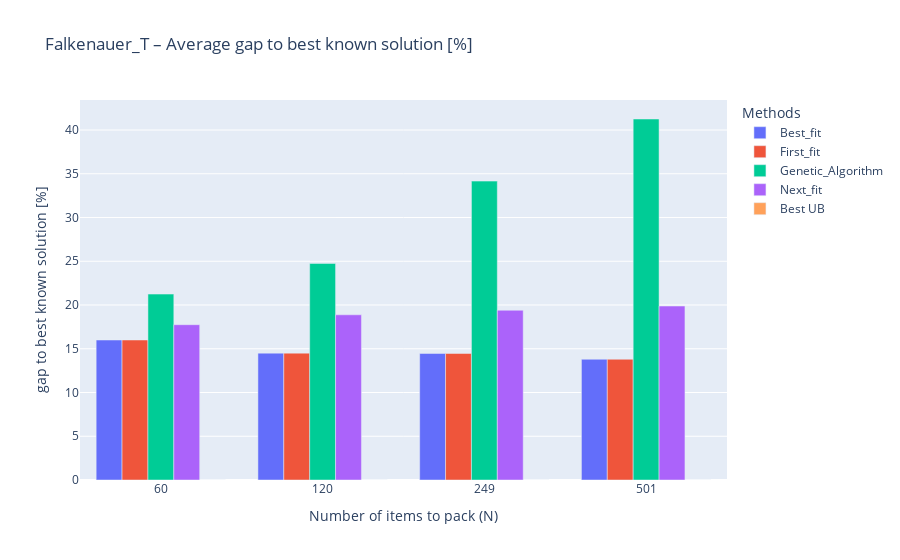

Notebook code cell kept with this figure:
### Code cell
plot_category_metric_by_n('Falkenauer_T', 'GAP')

### Figure 1 — Plotly figure (JSON) as saved in the notebook; plotly's stock layout.template omitted (floating-point values rounded to 4 significant figures)
{"data": [{"alignmentgroup": "True", "hovertemplate": "METHOD_NAME=Best_fit<br>N=%{x}<br>GAP=%{y}<extra></extra>", "legendgroup": "Best_fit", "marker": {"color": "#636efa", "pattern": {"shape": ""}}, "name": "Best_fit", "offsetgroup": "Best_fit", "orientation": "v", "showlegend": true, "textposition": "auto", "type": "bar", "x": ["60", "120", "249", "501"], "xaxis": "x", "y": [16, 14.5, 14.46, 13.8], "yaxis": "y"}, {"alignmentgroup": "True", "hovertemplate": "METHOD_NAME=First_fit<br>N=%{x}<br>GAP=%{y}<extra></extra>", "legendgroup": "First_fit", "marker": {"color": "#EF553B", "pattern": {"shape": ""}}, "name": "First_fit", "offsetgroup": "First_fit", "orientation": "v", "showlegend": true, "textposition": "auto", "type": "bar", "x": ["60", "120", "249", "501"], "xaxis": "x", "y": [16, 14.5, 14.46, 13.8], "yaxis": "y"}, {"alignmentgroup": "True", "hovertemplate": "METHOD_NAME=Genetic_Algorithm<br>N=%{x}<br>GAP=%{y}<extra></extra>", "legendgroup": "Genetic_Algorithm", "marker": {"color": "#00cc96", "pattern": {"shape": ""}}, "name": "Genetic_Algorithm", "offsetgroup": "Genetic_Algorithm", "orientation": "v", "showlegend": true, "textposition": "auto", "type": "bar", "x": ["60", "120", "249", "501"], "xaxis": "x", "y": [21.25, 24.75, 34.16, 41.26], "yaxis": "y"}, {"alignmentgroup": "True", "hovertemplate": "METHOD_NAME=Next_fit<br>N=%{x}<br>GAP=%{y}<extra></extra>", "legendgroup": "Next_fit", "marker": {"color": "#ab63fa", "pattern": {"shape": ""}}, "name": "Next_fit", "offsetgroup": "Next_fit", "orientation": "v", "showlegend": true, "textposition": "auto", "type": "bar", "x": ["60", "120", "249", "501"], "xaxis": "x", "y": [17.75, 18.88, 19.4, 19.88], "yaxis": "y"}, {"alignmentgroup": "True", "hovertemplate": "METHOD_NAME=Best UB<br>N=%{x}<br>GAP=%{y}<extra></extra>", "legendgroup": "Best UB", "marker": {"color": "#FFA15A", "pattern": {"shape": ""}}, "name": "Best UB", "offsetgroup": "Best UB", "orientation": "v", "showlegend": true, "textposition": "auto", "type": "bar", "x": ["60", "120", "249", "501"], "xaxis": "x", "y": [0, 0, 0, 0], "yaxis": "y"}], "layout": {"autosize": true, "barmode": "group", "legend": {"title": {"text": "Methods"}, "tracegroupgap": 0}, "title": {"text": "Falkenauer_T – Average gap to best known solution [%]"}, "xaxis": {"anchor": "y", "autorange": true, "domain": [0, 1], "range": [-0.5, 3.5], "title": {"text": "Number of items to pack (N)"}, "type": "category"}, "yaxis": {"anchor": "x", "autorange": true, "domain": [0, 1], "range": [0, 43.43], "title": {"text": "gap to best known solution [%]"}, "type": "linear"}}}
